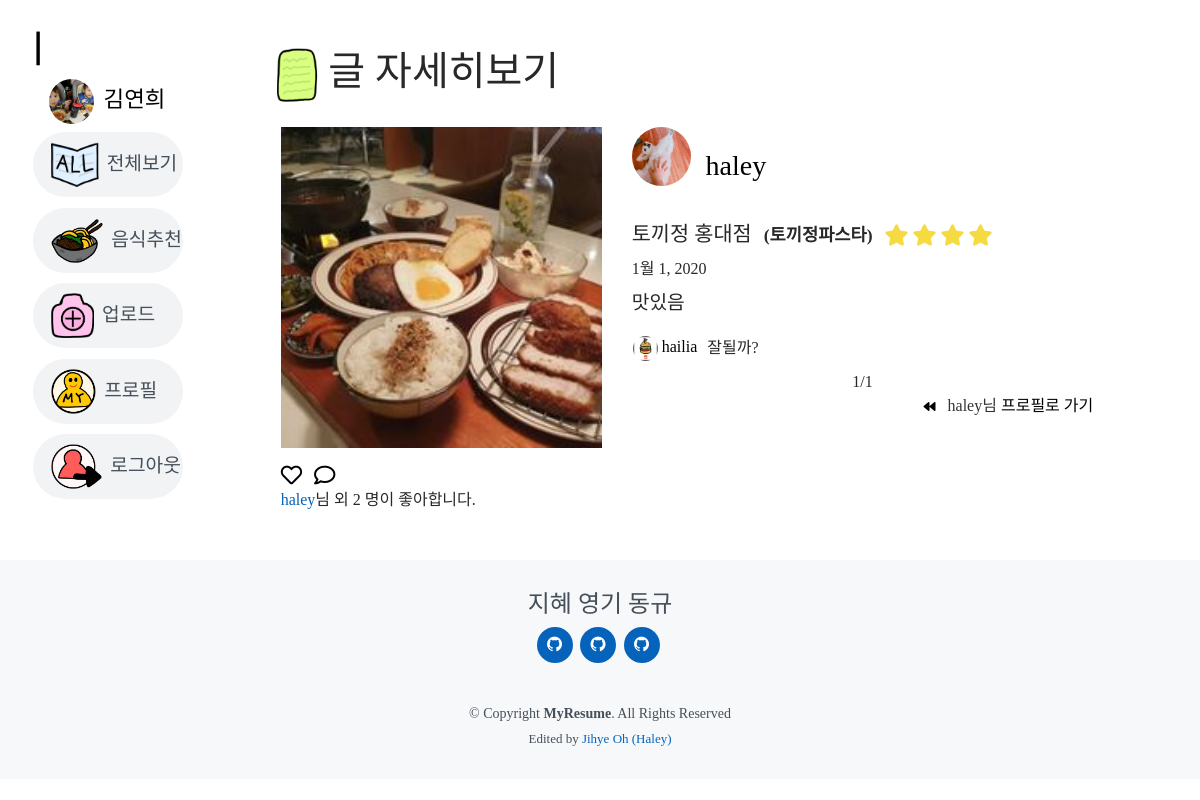
Page /reviews/haley/11/ (signed in) on the committed database.
### accounts/models.py (models this page shows)
class User(AbstractUser):
    user_phone = models.CharField(max_length=13)
    user_created = models.DateTimeField(auto_now_add=True)
    user_score = models.IntegerField(default=0)
    user_profile_image = ProcessedImageField(
                    upload_to = 'user_profile_image',
                    processors=[ResizeToFill(500, 500)],
                    format='JPEG',
                    options={
                        'quality': 70},
                    default='default.png'
    )
    followers = models.ManyToManyField(settings.AUTH_USER_MODEL, related_name='followings')
    user_intro = models.CharField(max_length=40)

### maps/models.py (models this page shows)
class Review(models.Model):
    lat = models.FloatField()
    lng = models.FloatField()
    restaurant_address = models.CharField(max_length=30)
    restaurant_name = models.CharField(max_length=30)
    food_name = models.CharField(max_length=30)
    food_review = models.CharField(max_length=30)
    food_star = models.IntegerField()
    food_image = ProcessedImageField(
                upload_to='upload_photo',
                processors=[ResizeToFill(200, 200)],
                format='JPEG',
                options={
                    'quality': 80}
    )
    visit_date = models.DateField(auto_now_add=False)
    food_kind = models.CharField(max_length=10)
    user = models.ForeignKey(settings.AUTH_USER_MODEL, on_delete=models.CASCADE)
    like_users = models.ManyToManyField(settings.AUTH_USER_MODEL, related_name='like_reviews')
    class Meta:
        ordering = ['-id']

class Comment(models.Model):
    contents = models.TextField()
    created_at = models.DateTimeField(auto_now_add=True)
    review = models.ForeignKey(Review, on_delete=models.CASCADE, related_name='which_review')
    user = models.ForeignKey(settings.AUTH_USER_MODEL, on_delete=models.CASCADE, related_name='which_user')
    class Meta:
        ordering = ['-created_at']

### maps/views.py (the view)
# urls.py: path('<str:username>/<int:review_pk>/', views.review_detail, name='review-detail'),
@login_required
@require_http_methods(['GET', 'POST'])
def review_detail(request, username, review_pk):
    rankings = user_ranking()
    review = Review.objects.get(pk=review_pk)
    comments = Comment.objects.all()
    send_comments = []
    for comment in comments:
        if comment.review_id == review_pk:
            valid_comment = comment
            send_comments.append(valid_comment)
    for send in send_comments:
        print(send.review_id)
        print(send.contents)
        print(send.review.user.username)
    paginator = Paginator(send_comments, 5)
    page_number = request.GET.get('page')
    send_comments = paginator.get_page(page_number)
    context = {
        'review' : review,
        'comments' : comments,
        'rankings' : rankings,
        'send_comments' : send_comments,
    }
    return render(request, 'maps/review_detail.html', context)

### maps/views.py (called while the page is built)
def user_ranking():
    User = get_user_model()
    users = User.objects.all()
    if len(users) >3:
        while len(users) == 3:
            del users[-1]
    ranking = {
        'ranking' : users,
    }
    return ranking

### maps/templates/maps/review_detail.html (shortened to what this page needs)
{% extends 'base.html' %}
{% load bootstrap4 %}
{% load static %}
{% block content %}
<div class="container4 mt-5">
    <h1><img src="{% static 'img/nav/review.png' %}" class="page-icon mr-2 ml-2">글 자세히보기</h1>
    <div class="container mt-4" >
        <div class="row">
            <div class="col-5 d-flex align-items-center justify-space-center">
                <div style="width:100%">
                    <img src="{{ review.food_image.url }}" width="100%"><br>
                    <div class="mt-3">
                        <div>
                            <div>
                                {% if request.user in review.like_users.all %}
                                <i role="button" class="fas fa-heart fa-lg like-button" data-id="{{ review.pk }}" style="color: red;"></i>
                                {% else %}
                                <i role="button" class="far fa-heart fa-lg like-button" data-id="{{ review.pk }}" style="color: black;"></i>
                                {% endif %}
                                {% if request.user.is_authenticated %}
                                <a href="#" style="color:black"><i onclick="window.open('http://127.0.0.1:8000/reviews/{{ request.user.username }}/{{ review.pk }}/comment/create', '댓글달기', 'width=700, height=500, top=200, left=400, toolbar=no, scrollbars=no, resizable=no');"class="far fa-comment fa-lg ml-2"></i></a>
                                {% endif %}
                                {% if review.like_users.count > 1 %}
                                <span class="user-select-none d-block"><a href="{% url 'accounts:profile' review.like_users.all|random %}">{{ review.like_users.all|random }}</a>님 외 {{ review.like_users.count }} 명이 좋아합니다.</span>
                                {% endif %}
                            </div>
                        </div>
                    </div>
                </div>
            </div>
            <div class="col-7">
                <a style="color:black;" href="{% url 'accounts:profile' review.user.username %}">
                    <h3><img src="{{ review.user.user_profile_image.url }}" class="rounded-circle mr-2 mb-4 all-profile" >
                    {{ review.user.username }}</h3>
                </a>
                <span class="mt-2" style="font-size:1.3rem">{{ review.restaurant_name }}</span>
                <span class="font-bold ml-2 mr-2" style="font-size:1.1rem">({{ review.food_name }})</span>
                {% if review.food_star == 5 %}
                <i class="fas fa-star fa-lg mr-1" style="color:#f5da42"></i><i class="fas fa-star fa-lg mr-1" style="color:#f5da42"></i><i class="fas fa-star fa-lg mr-1" style="color:#f5da42"></i><i class="fas fa-star fa-lg mr-1" style="color:#f5da42"></i><i class="fas fa-star fa-lg mr-1" style="color:#f5da42"></i>
                {% elif review.food_star == 4 %}
                <i class="fas fa-star fa-lg mr-1" style="color:#f5da42"></i><i class="fas fa-star fa-lg mr-1" style="color:#f5da42"></i><i class="fas fa-star fa-lg mr-1" style="color:#f5da42"></i><i class="fas fa-star fa-lg mr-1" style="color:#f5da42"></i>
                {% elif review.food_star == 3 %}
                <i class="fas fa-star fa-lg mr-1" style="color:#f5da42"></i><i class="fas fa-star fa-lg mr-1" style="color:#f5da42"></i><i class="fas fa-star fa-lg mr-1" style="color:#f5da42"></i>
                {% elif review.food_star == 2 %}
                <i class="fas fa-star fa-lg mr-1" style="color:#f5da42"></i><i class="fas fa-star fa-lg mr-1" style="color:#f5da42"></i>
                {% else %}
                <i class="fas fa-star fa-lg mr-1" style="color:#f5da42"></i>
                {% endif %}
                <span class="d-block font-light mt-2" style="font-size:1.0rem">{{ review.visit_date }}</span>
                <div class="portfolio-info mb-3">
                    <p class="mt-2 mb-1" style="font-size:1.2em">{{ review.food_review }}</p>
                </div>
                {% for comment in send_comments %}
                <div class="mb-2">
                    <table style="border:white">
                        <tr>
                            <td><a style="color:black" href="{% url 'accounts:profile' comment.user.username %}"><span><img src="{{ comment.user.user_profile_image.url }}" width="25px"class="rounded-circle mr-1" >{{ comment.user.username }}</span></a></td>
                            <td><span class="ml-2 d-inline font-light">{{ comment.contents }}</span></td>
                        </tr>
                    </table>
                </div>
                {% endfor %}
                <div class="pagination d-flex justify-content-center">
                    <span class="step-links">
                    <span class="current">
                        {{ send_comments.number }}/{{ send_comments.paginator.num_pages }}
                    </span>
                    </span>
                </div>
                <div class="d-flex align-items-row justify-content-end">
                    {% if review.user == request.user %}
                    <a style="color:black" href="{% url 'accounts:profile' request.user.username %}">
                    {% else %}
                    <a style="color:black" href="{% url 'accounts:profile' review.user.username %}">
                    {% endif %}
                        <i class="fas fa-backward fa-xs mr-2" style="color:black"></i>
                            {% if review.user == request.user %}
                                내 프로필로
                            {% else %}
                                <span style="color:black; opacity:0.8;" class="mr-1">{{ review.user }}님</span>프로필로 가기
                            {% endif %}
                    </a>
                </div>
            </div>
        </div>
    </div>
</div>
{% endblock %}

### foother/templates/_nav.html (shortened to what this page needs)
{% load static %}
  <header id="header" class="mt-2" >
  <link rel="stylesheet" href="https://use.fontawesome.com/releases/v5.13.1/css/all.css">
    <div class="nav-logo-title" data-aos="zoom-in" data-aos-delay="10">
      <a href="{% url 'foother-index' %}" style="color:black"><h1></h1><a>
    </div>
    <div class="text-left ml-3 mt-2 mb-2">
      {% if request.user.is_authenticated %}
          <a href="{% url 'accounts:profile' request.user.username %}" style="color:black; font-size:1.4rem">
          <img src="{{ request.user.user_profile_image.url }}" class="rounded-circle nav-user-icon mr-1">
          {{ request.user }}</a>
      {% endif %}
    </div>
    <nav class="nav-menu d-flex flex-column justify-content-flex-start">
      <ul>
        <li><a href="{% url 'maps:review-all' %}"><img src="{% static 'img/nav/all.png' %}" class="nav-icon mr-2 ">전체보기</a></li>
        <li><a href="{% url 'foother-index' %}"><img src="{% static 'img/nav/foodrec.png' %}" class="nav-icon mr-2 ">음식추천</a></li>
        {% if request.user.is_authenticated %}
        <li><a href="{% url 'maps:review-create' %}"><img src="{% static 'img/nav/upload.png' %}" class="nav-icon mr-2 ">업로드</a></li>
        <li><a href="{% url 'accounts:profile' request.user.username  %}"><img src="{% static 'img/nav/profile.png' %}" class="nav-icon mr-2">프로필</a></li>
        {% endif %}
      {% if request.user.is_authenticated %}
        <li><a href="{% url 'accounts:logout' %}"><img src="{% static 'img/nav/logout.png' %}" class="nav-icon mr-2 ">로그아웃</a></li>
      {% endif %}
      </ul>
    </nav>
  </header>

### foother/static/style/style.css (style rules this page uses)
body { font-family: 'InfinitySans-RegularA1'; color: #272829; }
a { color: #0563bb; }
#header { margin-left: 1.5%; width : 15%; position: fixed; top: 0; left: 0; bottom: 0; z-index: 9997; transition: all 0.5s; padding: 15px; overflow-y: auto; }
.nav-logo-title { background-size : cover; }
.nav-menu * { margin: 0; padding: 0; list-style: none; }
.nav-menu > ul > li { position: relative; white-space: nowrap; }
.nav-menu a { display: flex; align-items: center; color: #45505b; padding: 10px 18px; margin-bottom: 7%; transition: 0.3s; font-size: 1.2rem; border-radius: 40px; background: #f2f3f5; height: 50%; width: 100%; overflow: hidden; transition: 0.3s; }
@media (min-width: 992px) { .nav-menu a { width: 100%; } }
.container4 { margin-left : 4%; margin-right : 2%; }
.nav-icon { height : 45px; }
.page-icon { height : 55px; }
.nav-user-icon { height : 45px; }
.all-profile { width: 2.1em; }
.font-light { font-weight:200; }
.font-bold { font-weight:700; }

### rows in the picture
User: user.user_profile_image (picture), user "김연희"
Review: food_image (picture), like_users.count "2", user.user_profile_image (picture), user.username "haley", restaurant_name "토끼정 홍대점", food_name "토끼정파스타", visit_date "1월 1, 2020", food_review "맛있음", user "haley"
Comment: user.user_profile_image (picture), user.username "hailia", contents "잘될까?"

### other values in the picture
{{ send_comments.number }} "1"
{{ send_comments.paginator.num_pages }} "1"
